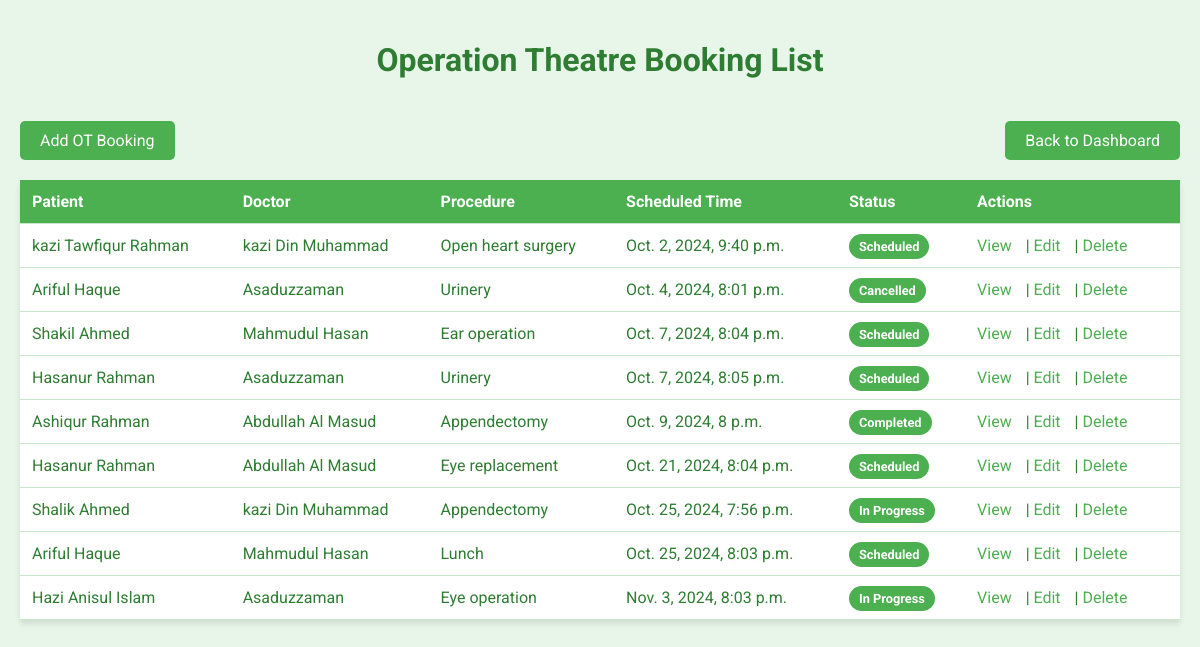
The app's page /ot-bookings/ (signed in), older data.
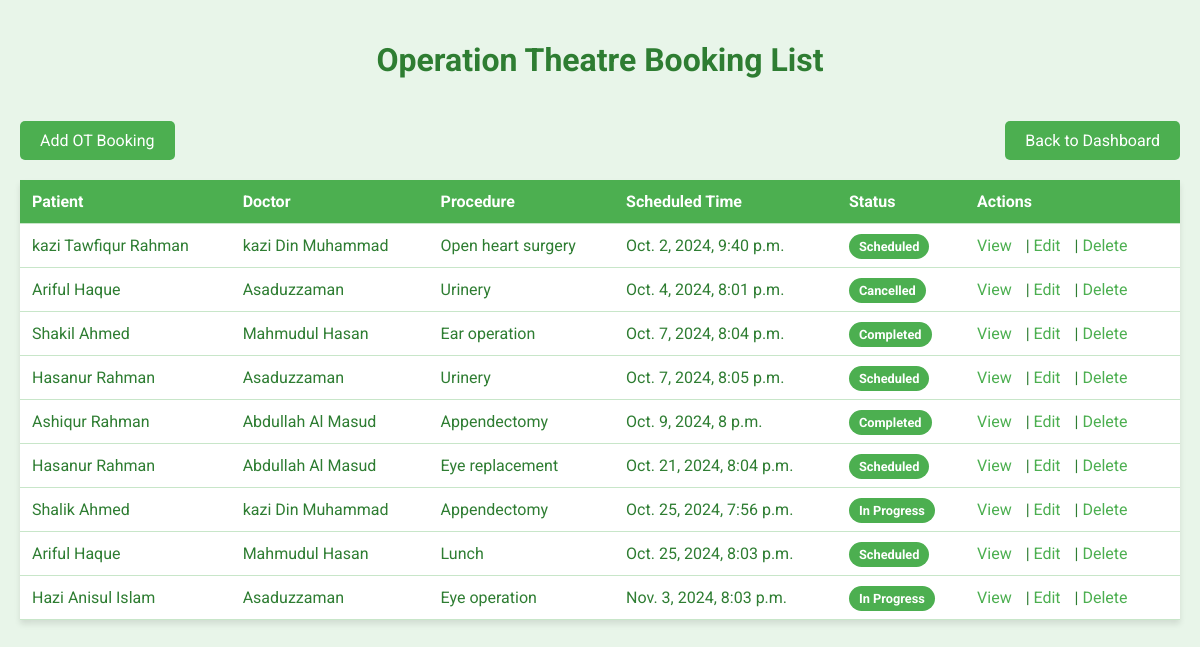
The same page, newer data.
### hospital/models.py (models this page shows, shortened)
class OTBooking(models.Model):
    STATUS_CHOICES = [
        ('scheduled', 'Scheduled'),
        ('in_progress', 'In Progress'),
        ('completed', 'Completed'),
        ('cancelled', 'Cancelled'),
    ]
    patient = models.ForeignKey(Patient, on_delete=models.CASCADE)
    doctor = models.ForeignKey(Doctor, on_delete=models.CASCADE)
    scheduled_time = models.DateTimeField()
    end_time = models.DateTimeField(null=True, blank=True)
    procedure = models.CharField(max_length=200)
    status = models.CharField(max_length=20, choices=STATUS_CHOICES, default='scheduled')
    notes = models.TextField(blank=True)

class Patient(models.Model):
    PATIENT_TYPES = [
        ('indoor', 'Indoor'),
        ('outdoor', 'Outdoor'),
    ]
    name = models.CharField(max_length=200, null=True, blank=True)
    date_of_birth = models.DateField(null=True, blank=True)
    gender = models.CharField(max_length=10, null=True, blank=True,
                    choices=[('M', 'Male'), ('F', 'Female'), ('O', 'Other')])
    phone_number = models.CharField(max_length=15, null=True, blank=True)
    email = models.EmailField(null=True, blank=True)
    address = models.TextField(null=True, blank=True)
    photo = models.ImageField(upload_to='patient_photos/', null=True, blank=True)
    patient_type = models.CharField(max_length=7,
                                    choices=PATIENT_TYPES, default='outdoor')
    is_admitted = models.BooleanField(default=False)
    admission_date = models.DateTimeField(null=True, blank=True)
    discharge_date = models.DateTimeField(null=True, blank=True)
    bed = models.OneToOneField(Bed, on_delete=models.SET_NULL,
                               null=True, blank=True, related_name='current_patient')

class Doctor(models.Model):
    name = models.CharField(max_length=200)
    specialization = models.CharField(max_length=100, null=True, blank=True)
    phone_number = models.CharField(max_length=15, null=True, blank=True)
    photo = models.ImageField(upload_to='doctor_photos/', null=True, blank=True)

### hospital/views.py (the view)
# urls.py: path('ot-bookings/', views.ot_booking_list, name='ot_booking_list'),
@login_required
def ot_booking_list(request):
    bookings = OTBooking.objects.all().order_by('scheduled_time')
    return render(request, 'hospital/ot_booking_list.html', {'bookings': bookings})

### hospital/templates/hospital/ot_booking_list.html (shortened to what this page needs)
<!DOCTYPE html>
<html lang="en">
<head>
    <link rel="stylesheet" href="https://cdnjs.cloudflare.com/ajax/libs/font-awesome/5.15.3/css/all.min.css">
</head>
<body>
    <h1>Operation Theatre Booking List</h1>
    <a href="{% url 'ot_booking_create' %}" class="add-booking">Add OT Booking</a>
    <a href="{% url 'dashboard' %}" class="back-to-dashboard">Back to Dashboard</a>
    <table>
        <thead>
            <tr>
                <th>Patient</th>
                <th>Doctor</th>
                <th>Procedure</th>
                <th>Scheduled Time</th>
                <th>Status</th>
                <th>Actions</th>
            </tr>
        </thead>
        <tbody>
            {% for booking in bookings %}
                <tr>
                    <td>{{ booking.patient.name }}</td>
                    <td>{{ booking.doctor.name }}</td>
                    <td>{{ booking.procedure }}</td>
                    <td>{{ booking.scheduled_time }}</td>
                    <td>
                        <span class="status-badge">
                            {{ booking.get_status_display }}
                        </span>
                    </td>
                    <td class="action-links">
                        <a href="{% url 'ot_booking_detail' booking.pk %}">View</a> |
                        <a href="{% url 'ot_booking_update' booking.pk %}">Edit</a> |
                        <a href="{% url 'ot_booking_delete' booking.pk %}">Delete</a>
                    </td>
                </tr>
            {% empty %}
                <tr>
                    <td colspan="6" style="text-align: center;">No OT bookings found.</td>
                </tr>
            {% endfor %}
        </tbody>
    </table>
</body>
</html>

Row changes from the older to the newer data that the page shows:
changed OTBooking "Ear operation": status "Scheduled" → "Completed"
